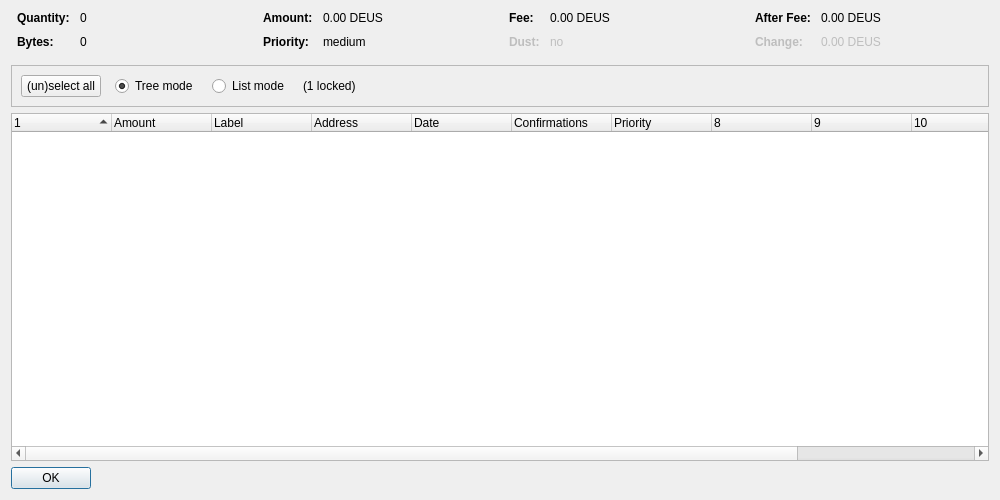
<?xml version="1.0" encoding="UTF-8"?>
<ui version="4.0">
 <class>CoinControlDialog</class>
 <widget class="QDialog" name="CoinControlDialog">
  <property name="geometry">
   <rect>
    <x>0</x>
    <y>0</y>
    <width>1000</width>
    <height>500</height>
   </rect>
  </property>
  <property name="windowTitle">
   <string>Coin Control Address Selection</string>
  </property>
  <layout class="QVBoxLayout" name="verticalLayout">
   <item>
    <layout class="QHBoxLayout" name="horizontalLayoutTop" stretch="0,0,0,0">
     <property name="topMargin">
      <number>0</number>
     </property>
     <property name="bottomMargin">
      <number>10</number>
     </property>
     <item>
      <layout class="QFormLayout" name="formLayoutCoinControl1">
       <property name="horizontalSpacing">
        <number>10</number>
       </property>
       <property name="verticalSpacing">
        <number>10</number>
       </property>
       <property name="leftMargin">
        <number>6</number>
       </property>
       <property name="rightMargin">
        <number>6</number>
       </property>
       <item row="0" column="0">
        <widget class="QLabel" name="labelCoinControlQuantityText">
         <property name="font">
          <font>
           <weight>75</weight>
           <bold>true</bold>
          </font>
         </property>
         <property name="text">
          <string>Quantity:</string>
         </property>
        </widget>
       </item>
       <item row="0" column="1">
        <widget class="QLabel" name="labelCoinControlQuantity">
         <property name="cursor">
          <cursorShape>IBeamCursor</cursorShape>
         </property>
         <property name="contextMenuPolicy">
          <enum>Qt::ActionsContextMenu</enum>
         </property>
         <property name="text">
          <string notr="true">0</string>
         </property>
         <property name="textInteractionFlags">
          <set>Qt::LinksAccessibleByMouse|Qt::TextSelectableByKeyboard|Qt::TextSelectableByMouse</set>
         </property>
        </widget>
       </item>
       <item row="1" column="0">
        <widget class="QLabel" name="labelCoinControlBytesText">
         <property name="font">
          <font>
           <weight>75</weight>
           <bold>true</bold>
          </font>
         </property>
         <property name="text">
          <string>Bytes:</string>
         </property>
        </widget>
       </item>
       <item row="1" column="1">
        <widget class="QLabel" name="labelCoinControlBytes">
         <property name="cursor">
          <cursorShape>IBeamCursor</cursorShape>
         </property>
         <property name="contextMenuPolicy">
          <enum>Qt::ActionsContextMenu</enum>
         </property>
         <property name="text">
          <string notr="true">0</string>
         </property>
         <property name="textInteractionFlags">
          <set>Qt::LinksAccessibleByMouse|Qt::TextSelectableByKeyboard|Qt::TextSelectableByMouse</set>
         </property>
        </widget>
       </item>
      </layout>
     </item>
     <item>
      <layout class="QFormLayout" name="formLayoutCoinControl2">
       <property name="horizontalSpacing">
        <number>10</number>
       </property>
       <property name="verticalSpacing">
        <number>10</number>
       </property>
       <property name="leftMargin">
        <number>6</number>
       </property>
       <property name="rightMargin">
        <number>6</number>
       </property>
       <item row="0" column="0">
        <widget class="QLabel" name="labelCoinControlAmountText">
         <property name="font">
          <font>
           <weight>75</weight>
           <bold>true</bold>
          </font>
         </property>
         <property name="text">
          <string>Amount:</string>
         </property>
        </widget>
       </item>
       <item row="0" column="1">
        <widget class="QLabel" name="labelCoinControlAmount">
         <property name="cursor">
          <cursorShape>IBeamCursor</cursorShape>
         </property>
         <property name="contextMenuPolicy">
          <enum>Qt::ActionsContextMenu</enum>
         </property>
         <property name="text">
          <string notr="true">0.00 DEUS</string>
         </property>
         <property name="textInteractionFlags">
          <set>Qt::LinksAccessibleByMouse|Qt::TextSelectableByKeyboard|Qt::TextSelectableByMouse</set>
         </property>
        </widget>
       </item>
       <item row="1" column="0">
        <widget class="QLabel" name="labelCoinControlPriorityText">
         <property name="font">
          <font>
           <weight>75</weight>
           <bold>true</bold>
          </font>
         </property>
         <property name="text">
          <string>Priority:</string>
         </property>
        </widget>
       </item>
       <item row="1" column="1">
        <widget class="QLabel" name="labelCoinControlPriority">
         <property name="cursor">
          <cursorShape>IBeamCursor</cursorShape>
         </property>
         <property name="contextMenuPolicy">
          <enum>Qt::ActionsContextMenu</enum>
         </property>
         <property name="text">
          <string notr="true">medium</string>
         </property>
         <property name="textInteractionFlags">
          <set>Qt::LinksAccessibleByMouse|Qt::TextSelectableByKeyboard|Qt::TextSelectableByMouse</set>
         </property>
        </widget>
       </item>
      </layout>
     </item>
     <item>
      <layout class="QFormLayout" name="formLayoutCoinControl3">
       <property name="horizontalSpacing">
        <number>10</number>
       </property>
       <property name="verticalSpacing">
        <number>10</number>
       </property>
       <property name="leftMargin">
        <number>6</number>
       </property>
       <property name="rightMargin">
        <number>6</number>
       </property>
       <item row="0" column="0">
        <widget class="QLabel" name="labelCoinControlFeeText">
         <property name="font">
          <font>
           <weight>75</weight>
           <bold>true</bold>
          </font>
         </property>
         <property name="text">
          <string>Fee:</string>
         </property>
        </widget>
       </item>
       <item row="0" column="1">
        <widget class="QLabel" name="labelCoinControlFee">
         <property name="cursor">
          <cursorShape>IBeamCursor</cursorShape>
         </property>
         <property name="contextMenuPolicy">
          <enum>Qt::ActionsContextMenu</enum>
         </property>
         <property name="text">
          <string notr="true">0.00 DEUS</string>
         </property>
         <property name="textInteractionFlags">
          <set>Qt::LinksAccessibleByMouse|Qt::TextSelectableByKeyboard|Qt::TextSelectableByMouse</set>
         </property>
        </widget>
       </item>
       <item row="1" column="0">
        <widget class="QLabel" name="labelCoinControlLowOutputText">
         <property name="enabled">
          <bool>false</bool>
         </property>
         <property name="font">
          <font>
           <weight>75</weight>
           <bold>true</bold>
          </font>
         </property>
         <property name="text">
          <string>Dust:</string>
         </property>
        </widget>
       </item>
       <item row="1" column="1">
        <widget class="QLabel" name="labelCoinControlLowOutput">
         <property name="enabled">
          <bool>false</bool>
         </property>
         <property name="cursor">
          <cursorShape>IBeamCursor</cursorShape>
         </property>
         <property name="contextMenuPolicy">
          <enum>Qt::ActionsContextMenu</enum>
         </property>
         <property name="text">
          <string notr="true">no</string>
         </property>
         <property name="textInteractionFlags">
          <set>Qt::LinksAccessibleByMouse|Qt::TextSelectableByKeyboard|Qt::TextSelectableByMouse</set>
         </property>
        </widget>
       </item>
      </layout>
     </item>
     <item>
      <layout class="QFormLayout" name="formLayoutCoinControl4">
       <property name="horizontalSpacing">
        <number>10</number>
       </property>
       <property name="verticalSpacing">
        <number>10</number>
       </property>
       <property name="leftMargin">
        <number>6</number>
       </property>
       <property name="rightMargin">
        <number>6</number>
       </property>
       <item row="0" column="0">
        <widget class="QLabel" name="labelCoinControlAfterFeeText">
         <property name="font">
          <font>
           <weight>75</weight>
           <bold>true</bold>
          </font>
         </property>
         <property name="text">
          <string>After Fee:</string>
         </property>
        </widget>
       </item>
       <item row="0" column="1">
        <widget class="QLabel" name="labelCoinControlAfterFee">
         <property name="cursor">
          <cursorShape>IBeamCursor</cursorShape>
         </property>
         <property name="contextMenuPolicy">
          <enum>Qt::ActionsContextMenu</enum>
         </property>
         <property name="text">
          <string notr="true">0.00 DEUS</string>
         </property>
         <property name="textInteractionFlags">
          <set>Qt::LinksAccessibleByMouse|Qt::TextSelectableByKeyboard|Qt::TextSelectableByMouse</set>
         </property>
        </widget>
       </item>
       <item row="1" column="0">
        <widget class="QLabel" name="labelCoinControlChangeText">
         <property name="enabled">
          <bool>false</bool>
         </property>
         <property name="font">
          <font>
           <weight>75</weight>
           <bold>true</bold>
          </font>
         </property>
         <property name="text">
          <string>Change:</string>
         </property>
        </widget>
       </item>
       <item row="1" column="1">
        <widget class="QLabel" name="labelCoinControlChange">
         <property name="enabled">
          <bool>false</bool>
         </property>
         <property name="cursor">
          <cursorShape>IBeamCursor</cursorShape>
         </property>
         <property name="contextMenuPolicy">
          <enum>Qt::ActionsContextMenu</enum>
         </property>
         <property name="text">
          <string notr="true">0.00 DEUS</string>
         </property>
         <property name="textInteractionFlags">
          <set>Qt::LinksAccessibleByMouse|Qt::TextSelectableByKeyboard|Qt::TextSelectableByMouse</set>
         </property>
        </widget>
       </item>
      </layout>
     </item>
    </layout>
   </item>
   <item>
    <widget class="QFrame" name="frame">
     <property name="minimumSize">
      <size>
       <width>0</width>
       <height>40</height>
      </size>
     </property>
     <property name="frameShape">
      <enum>QFrame::StyledPanel</enum>
     </property>
     <property name="frameShadow">
      <enum>QFrame::Sunken</enum>
     </property>
     <layout class="QHBoxLayout" name="horizontalLayout">
      <item>
       <layout class="QHBoxLayout" name="horizontalLayoutPanel" stretch="0,0,0,0,0">
        <property name="spacing">
         <number>14</number>
        </property>
        <item>
         <widget class="QPushButton" name="pushButtonSelectAll">
          <property name="sizePolicy">
           <sizepolicy hsizetype="Maximum" vsizetype="Fixed">
            <horstretch>0</horstretch>
            <verstretch>0</verstretch>
           </sizepolicy>
          </property>
          <property name="text">
           <string>(un)select all</string>
          </property>
         </widget>
        </item>
        <item>
         <widget class="QRadioButton" name="radioTreeMode">
          <property name="sizePolicy">
           <sizepolicy hsizetype="Maximum" vsizetype="Fixed">
            <horstretch>0</horstretch>
            <verstretch>0</verstretch>
           </sizepolicy>
          </property>
          <property name="text">
           <string>Tree mode</string>
          </property>
          <property name="checked">
           <bool>true</bool>
          </property>
         </widget>
        </item>
        <item>
         <widget class="QRadioButton" name="radioListMode">
          <property name="sizePolicy">
           <sizepolicy hsizetype="Maximum" vsizetype="Fixed">
            <horstretch>0</horstretch>
            <verstretch>0</verstretch>
           </sizepolicy>
          </property>
          <property name="text">
           <string>List mode</string>
          </property>
         </widget>
        </item>
        <item>
         <widget class="QLabel" name="labelLocked">
          <property name="text">
           <string notr="true">(1 locked)</string>
          </property>
         </widget>
        </item>
        <item>
         <spacer name="horizontalSpacer">
          <property name="orientation">
           <enum>Qt::Horizontal</enum>
          </property>
          <property name="sizeHint" stdset="0">
           <size>
            <width>40</width>
            <height>20</height>
           </size>
          </property>
         </spacer>
        </item>
       </layout>
      </item>
     </layout>
    </widget>
   </item>
   <item>
    <widget class="CoinControlTreeWidget" name="treeWidget">
     <property name="contextMenuPolicy">
      <enum>Qt::CustomContextMenu</enum>
     </property>
     <property name="sortingEnabled">
      <bool>false</bool>
     </property>
     <property name="columnCount">
      <number>12</number>
     </property>
     <attribute name="headerShowSortIndicator" stdset="0">
      <bool>true</bool>
     </attribute>
     <attribute name="headerStretchLastSection">
      <bool>false</bool>
     </attribute>
     <column>
      <property name="text">
       <string/>
      </property>
     </column>
     <column>
      <property name="text">
       <string>Amount</string>
      </property>
     </column>
     <column>
      <property name="text">
       <string notr="true">Label</string>
      </property>
     </column>
     <column>
      <property name="text">
       <string>Address</string>
      </property>
     </column>
     <column>
      <property name="text">
       <string>Date</string>
      </property>
     </column>
     <column>
      <property name="text">
       <string>Confirmations</string>
      </property>
      <property name="toolTip">
       <string>Confirmed</string>
      </property>
     </column>
     <column>
      <property name="text">
       <string>Priority</string>
      </property>
     </column>
     <column>
      <property name="text">
       <string/>
      </property>
     </column>
     <column>
      <property name="text">
       <string/>
      </property>
     </column>
     <column>
      <property name="text">
       <string/>
      </property>
     </column>
     <column>
      <property name="text">
       <string/>
      </property>
     </column>
     <column>
      <property name="text">
       <string/>
      </property>
     </column>
    </widget>
   </item>
   <item>
    <widget class="QDialogButtonBox" name="buttonBox">
     <property name="sizePolicy">
      <sizepolicy hsizetype="Maximum" vsizetype="Fixed">
       <horstretch>0</horstretch>
       <verstretch>0</verstretch>
      </sizepolicy>
     </property>
     <property name="orientation">
      <enum>Qt::Horizontal</enum>
     </property>
     <property name="standardButtons">
      <set>QDialogButtonBox::Ok</set>
     </property>
    </widget>
   </item>
  </layout>
 </widget>
 <customwidgets>
  <customwidget>
   <class>CoinControlTreeWidget</class>
   <extends>QTreeWidget</extends>
   <header>coincontroltreewidget.h</header>
  </customwidget>
 </customwidgets>
 <resources/>
 <connections/>
</ui>
